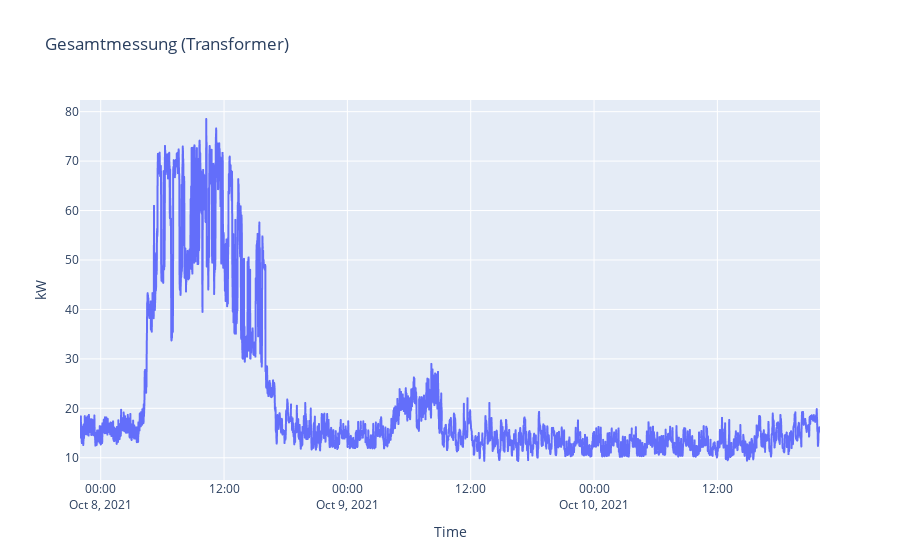

This figure's notebook cell:
### Code cell
px.line(
    x=df_1T.index, y=df_1T.kw, 
    title='Gesamtmessung (Transformer)',
    labels={
        'x': 'Time',
        'y': 'kW'
    })

### Figure 1 — Plotly figure (JSON) as saved in the notebook; plotly's stock layout.template omitted (floating-point values rounded to 4 significant figures; data arrays with more than 128 entries replaced by an {"elided": "..."} marker saying what was removed)
{"data": [{"hovertemplate": "Time=%{x}<br>kW=%{y}<extra></extra>", "legendgroup": "", "line": {"color": "#636efa", "dash": "solid"}, "marker": {"symbol": "circle"}, "mode": "lines", "name": "", "showlegend": false, "type": "scattergl", "x": {"elided": "4321 str values"}, "xaxis": "x", "y": {"elided": "4321 float values"}, "yaxis": "y"}], "layout": {"legend": {"tracegroupgap": 0}, "title": {"text": "Gesamtmessung (Transformer)"}, "xaxis": {"anchor": "y", "domain": [0, 1], "title": {"text": "Time"}}, "yaxis": {"anchor": "x", "domain": [0, 1], "title": {"text": "kW"}}}}
